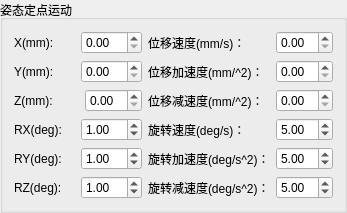
                <widget class="QGroupBox" name="groupBox_20">
                 <property name="sizeIncrement">
                  <size>
                   <width>80</width>
                   <height>30</height>
                  </size>
                 </property>
                 <property name="baseSize">
                  <size>
                   <width>80</width>
                   <height>30</height>
                  </size>
                 </property>
                 <property name="title">
                  <string>姿态定点运动</string>
                 </property>
                 <layout class="QGridLayout" name="gridLayout_11">
                  <item row="0" column="1">
                   <layout class="QVBoxLayout" name="verticalLayout_71">
                    <item>
                     <layout class="QHBoxLayout" name="horizontalLayout_73">
                      <item>
                       <widget class="QLabel" name="label_113">
                        <property name="sizePolicy">
                         <sizepolicy hsizetype="Maximum" vsizetype="Preferred">
                          <horstretch>0</horstretch>
                          <verstretch>0</verstretch>
                         </sizepolicy>
                        </property>
                        <property name="maximumSize">
                         <size>
                          <width>150</width>
                          <height>16777215</height>
                         </size>
                        </property>
                        <property name="text">
                         <string>位移速度(mm/s)：</string>
                        </property>
                       </widget>
                      </item>
                      <item>
                       <widget class="QDoubleSpinBox" name="doubleSpinBox_13">
                        <property name="sizePolicy">
                         <sizepolicy hsizetype="Maximum" vsizetype="Fixed">
                          <horstretch>0</horstretch>
                          <verstretch>0</verstretch>
                         </sizepolicy>
                        </property>
                       </widget>
                      </item>
                     </layout>
                    </item>
                    <item>
                     <layout class="QHBoxLayout" name="horizontalLayout_74">
                      <item>
                       <widget class="QLabel" name="label_114">
                        <property name="sizePolicy">
                         <sizepolicy hsizetype="Maximum" vsizetype="Preferred">
                          <horstretch>0</horstretch>
                          <verstretch>0</verstretch>
                         </sizepolicy>
                        </property>
                        <property name="maximumSize">
                         <size>
                          <width>150</width>
                          <height>16777215</height>
                         </size>
                        </property>
                        <property name="text">
                         <string>位移加速度(mm/^2)：</string>
                        </property>
                       </widget>
                      </item>
                      <item>
                       <widget class="QDoubleSpinBox" name="doubleSpinBox_14">
                        <property name="sizePolicy">
                         <sizepolicy hsizetype="Maximum" vsizetype="Fixed">
                          <horstretch>0</horstretch>
                          <verstretch>0</verstretch>
                         </sizepolicy>
                        </property>
                       </widget>
                      </item>
                     </layout>
                    </item>
                    <item>
                     <layout class="QHBoxLayout" name="horizontalLayout_76">
                      <item>
                       <widget class="QLabel" name="label_115">
                        <property name="sizePolicy">
                         <sizepolicy hsizetype="Maximum" vsizetype="Preferred">
                          <horstretch>0</horstretch>
                          <verstretch>0</verstretch>
                         </sizepolicy>
                        </property>
                        <property name="maximumSize">
                         <size>
                          <width>150</width>
                          <height>16777215</height>
                         </size>
                        </property>
                        <property name="text">
                         <string>位移减速度(mm/^2)：</string>
                        </property>
                       </widget>
                      </item>
                      <item>
                       <widget class="QDoubleSpinBox" name="doubleSpinBox_15">
                        <property name="sizePolicy">
                         <sizepolicy hsizetype="Maximum" vsizetype="Fixed">
                          <horstretch>0</horstretch>
                          <verstretch>0</verstretch>
                         </sizepolicy>
                        </property>
                       </widget>
                      </item>
                     </layout>
                    </item>
                   </layout>
                  </item>
                  <item row="0" column="0">
                   <layout class="QVBoxLayout" name="verticalLayout_72">
                    <item>
                     <layout class="QHBoxLayout" name="horizontalLayout_80">
                      <item>
                       <widget class="QLabel" name="label_116">
                        <property name="sizePolicy">
                         <sizepolicy hsizetype="Maximum" vsizetype="Preferred">
                          <horstretch>0</horstretch>
                          <verstretch>0</verstretch>
                         </sizepolicy>
                        </property>
                        <property name="maximumSize">
                         <size>
                          <width>65</width>
                          <height>16777215</height>
                         </size>
                        </property>
                        <property name="text">
                         <string>X(mm):</string>
                        </property>
                       </widget>
                      </item>
                      <item>
                       <widget class="QDoubleSpinBox" name="doubleSpinBox_16"/>
                      </item>
                     </layout>
                    </item>
                    <item>
                     <layout class="QHBoxLayout" name="horizontalLayout_81">
                      <item>
                       <widget class="QLabel" name="label_117">
                        <property name="sizePolicy">
                         <sizepolicy hsizetype="Maximum" vsizetype="Preferred">
                          <horstretch>0</horstretch>
                          <verstretch>0</verstretch>
                         </sizepolicy>
                        </property>
                        <property name="maximumSize">
                         <size>
                          <width>65</width>
                          <height>16777215</height>
                         </size>
                        </property>
                        <property name="text">
                         <string>Y(mm):</string>
                        </property>
                       </widget>
                      </item>
                      <item>
                       <widget class="QDoubleSpinBox" name="doubleSpinBox_17"/>
                      </item>
                     </layout>
                    </item>
                    <item>
                     <layout class="QHBoxLayout" name="horizontalLayout_84">
                      <item>
                       <widget class="QLabel" name="label_118">
                        <property name="sizePolicy">
                         <sizepolicy hsizetype="Maximum" vsizetype="Preferred">
                          <horstretch>0</horstretch>
                          <verstretch>0</verstretch>
                         </sizepolicy>
                        </property>
                        <property name="minimumSize">
                         <size>
                          <width>65</width>
                          <height>0</height>
                         </size>
                        </property>
                        <property name="text">
                         <string>Z(mm):</string>
                        </property>
                       </widget>
                      </item>
                      <item>
                       <widget class="QDoubleSpinBox" name="doubleSpinBox_18"/>
                      </item>
                     </layout>
                    </item>
                   </layout>
                  </item>
                  <item row="1" column="0">
                   <layout class="QVBoxLayout" name="verticalLayout_73">
                    <item>
                     <layout class="QHBoxLayout" name="horizontalLayout_85">
                      <item>
                       <widget class="QLabel" name="label_119">
                        <property name="sizePolicy">
                         <sizepolicy hsizetype="Maximum" vsizetype="Preferred">
                          <horstretch>0</horstretch>
                          <verstretch>0</verstretch>
                         </sizepolicy>
                        </property>
                        <property name="maximumSize">
                         <size>
                          <width>65</width>
                          <height>16777215</height>
                         </size>
                        </property>
                        <property name="text">
                         <string>RX(deg):</string>
                        </property>
                       </widget>
                      </item>
                      <item>
                       <widget class="QDoubleSpinBox" name="doubleSpinBox_19">
                        <property name="value">
                         <double>1.000000000000000</double>
                        </property>
                       </widget>
                      </item>
                     </layout>
                    </item>
                    <item>
                     <layout class="QHBoxLayout" name="horizontalLayout_86">
                      <item>
                       <widget class="QLabel" name="label_120">
                        <property name="sizePolicy">
                         <sizepolicy hsizetype="Maximum" vsizetype="Preferred">
                          <horstretch>0</horstretch>
                          <verstretch>0</verstretch>
                         </sizepolicy>
                        </property>
                        <property name="maximumSize">
                         <size>
                          <width>65</width>
                          <height>16777215</height>
                         </size>
                        </property>
                        <property name="text">
                         <string>RY(deg):</string>
                        </property>
                       </widget>
                      </item>
                      <item>
                       <widget class="QDoubleSpinBox" name="doubleSpinBox_20">
                        <property name="value">
                         <double>1.000000000000000</double>
                        </property>
                       </widget>
                      </item>
                     </layout>
                    </item>
                    <item>
                     <layout class="QHBoxLayout" name="horizontalLayout_88">
                      <item>
                       <widget class="QLabel" name="label_121">
                        <property name="sizePolicy">
                         <sizepolicy hsizetype="Maximum" vsizetype="Preferred">
                          <horstretch>0</horstretch>
                          <verstretch>0</verstretch>
                         </sizepolicy>
                        </property>
                        <property name="maximumSize">
                         <size>
                          <width>65</width>
                          <height>16777215</height>
                         </size>
                        </property>
                        <property name="text">
                         <string>RZ(deg):</string>
                        </property>
                       </widget>
                      </item>
                      <item>
                       <widget class="QDoubleSpinBox" name="doubleSpinBox_21">
                        <property name="value">
                         <double>1.000000000000000</double>
                        </property>
                       </widget>
                      </item>
                     </layout>
                    </item>
                   </layout>
                  </item>
                  <item row="1" column="1">
                   <layout class="QVBoxLayout" name="verticalLayout_74">
                    <item>
                     <layout class="QHBoxLayout" name="horizontalLayout_89">
                      <item>
                       <widget class="QLabel" name="label_122">
                        <property name="sizePolicy">
                         <sizepolicy hsizetype="Maximum" vsizetype="Preferred">
                          <horstretch>0</horstretch>
                          <verstretch>0</verstretch>
                         </sizepolicy>
                        </property>
                        <property name="maximumSize">
                         <size>
                          <width>150</width>
                          <height>16777215</height>
                         </size>
                        </property>
                        <property name="text">
                         <string>旋转速度(deg/s)：</string>
                        </property>
                       </widget>
                      </item>
                      <item>
                       <widget class="QDoubleSpinBox" name="doubleSpinBox_22">
                        <property name="sizePolicy">
                         <sizepolicy hsizetype="Maximum" vsizetype="Fixed">
                          <horstretch>0</horstretch>
                          <verstretch>0</verstretch>
                         </sizepolicy>
                        </property>
                        <property name="value">
                         <double>5.000000000000000</double>
                        </property>
                       </widget>
                      </item>
                     </layout>
                    </item>
                    <item>
                     <layout class="QHBoxLayout" name="horizontalLayout_97">
                      <item>
                       <widget class="QLabel" name="label_123">
                        <property name="sizePolicy">
                         <sizepolicy hsizetype="Maximum" vsizetype="Preferred">
                          <horstretch>0</horstretch>
                          <verstretch>0</verstretch>
                         </sizepolicy>
                        </property>
                        <property name="maximumSize">
                         <size>
                          <width>150</width>
                          <height>16777215</height>
                         </size>
                        </property>
                        <property name="text">
                         <string>旋转加速度(deg/s^2)：</string>
                        </property>
                       </widget>
                      </item>
                      <item>
                       <widget class="QDoubleSpinBox" name="doubleSpinBox_23">
                        <property name="sizePolicy">
                         <sizepolicy hsizetype="Maximum" vsizetype="Fixed">
                          <horstretch>0</horstretch>
                          <verstretch>0</verstretch>
                         </sizepolicy>
                        </property>
                        <property name="value">
                         <double>5.000000000000000</double>
                        </property>
                       </widget>
                      </item>
                     </layout>
                    </item>
                    <item>
                     <layout class="QHBoxLayout" name="horizontalLayout_98">
                      <item>
                       <widget class="QLabel" name="label_124">
                        <property name="sizePolicy">
                         <sizepolicy hsizetype="Maximum" vsizetype="Preferred">
                          <horstretch>0</horstretch>
                          <verstretch>0</verstretch>
                         </sizepolicy>
                        </property>
                        <property name="maximumSize">
                         <size>
                          <width>150</width>
                          <height>16777215</height>
                         </size>
                        </property>
                        <property name="text">
                         <string>旋转减速度(deg/s^2)：</string>
                        </property>
                       </widget>
                      </item>
                      <item>
                       <widget class="QDoubleSpinBox" name="doubleSpinBox_24">
                        <property name="sizePolicy">
                         <sizepolicy hsizetype="Maximum" vsizetype="Fixed">
                          <horstretch>0</horstretch>
                          <verstretch>0</verstretch>
                         </sizepolicy>
                        </property>
                        <property name="value">
                         <double>5.000000000000000</double>
                        </property>
                       </widget>
                      </item>
                     </layout>
                    </item>
                   </layout>
                  </item>
                 </layout>
                </widget>
